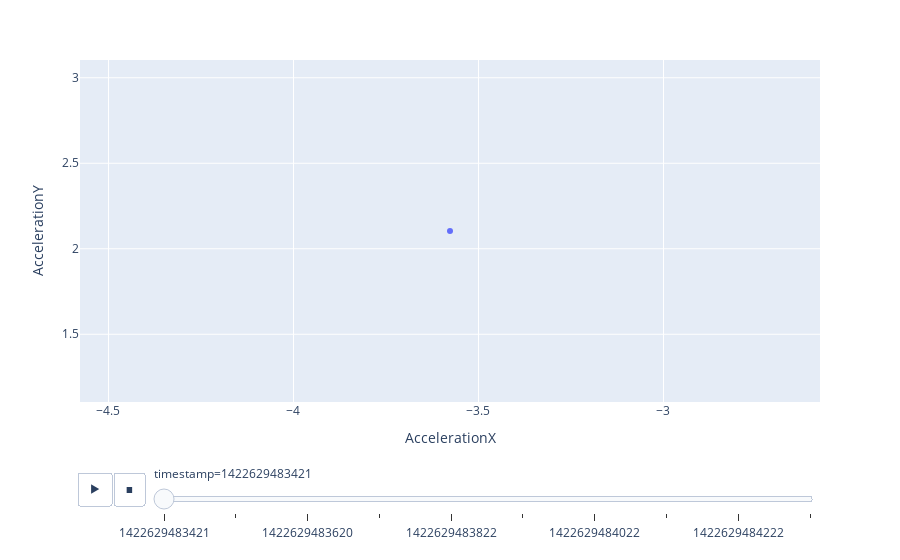

Write notebook code for a chart like this one.
### Code cell
# import plotly.express as px

# # px.scatter(measure1_df[measure1_df.datetime < '2015-02-01'], x="AccelerationX", y="AccelerationY", animation_frame="datetime",
# px.scatter(measure1_df.iloc[:10], x="AccelerationX", y="AccelerationY", animation_frame="timestamp",
#         #    size="pop", color="continent", hover_name="country",
#         #    log_x=True, size_max=55, range_x=[100,100000], range_y=[25,90]
#            )

### Figure 1 — Plotly figure (JSON) as saved in the notebook; plotly's stock layout.template omitted (floating-point values rounded to 4 significant figures)
{"data": [{"hovertemplate": "timestamp=1422629483421<br>AccelerationX=%{x}<br>AccelerationY=%{y}<extra></extra>", "legendgroup": "", "marker": {"color": "#636efa", "symbol": "circle"}, "mode": "markers", "name": "", "orientation": "v", "showlegend": false, "type": "scatter", "x": [-3.577], "xaxis": "x", "y": [2.104], "yaxis": "y"}], "layout": {"legend": {"tracegroupgap": 0}, "margin": {"t": 60}, "sliders": [{"active": 0, "currentvalue": {"prefix": "timestamp="}, "len": 0.9, "pad": {"b": 10, "t": 60}, "steps": [{"args": [["1422629483421"], {"frame": {"duration": 0, "redraw": false}, "fromcurrent": true, "mode": "immediate", "transition": {"duration": 0, "easing": "linear"}}], "label": "1422629483421", "method": "animate"}, {"args": [["1422629483520"], {"frame": {"duration": 0, "redraw": false}, "fromcurrent": true, "mode": "immediate", "transition": {"duration": 0, "easing": "linear"}}], "label": "1422629483520", "method": "animate"}, {"args": [["1422629483620"], {"frame": {"duration": 0, "redraw": false}, "fromcurrent": true, "mode": "immediate", "transition": {"duration": 0, "easing": "linear"}}], "label": "1422629483620", "method": "animate"}, {"args": [["1422629483723"], {"frame": {"duration": 0, "redraw": false}, "fromcurrent": true, "mode": "immediate", "transition": {"duration": 0, "easing": "linear"}}], "label": "1422629483723", "method": "animate"}, {"args": [["1422629483822"], {"frame": {"duration": 0, "redraw": false}, "fromcurrent": true, "mode": "immediate", "transition": {"duration": 0, "easing": "linear"}}], "label": "1422629483822", "method": "animate"}, {"args": [["1422629483922"], {"frame": {"duration": 0, "redraw": false}, "fromcurrent": true, "mode": "immediate", "transition": {"duration": 0, "easing": "linear"}}], "label": "1422629483922", "method": "animate"}, {"args": [["1422629484022"], {"frame": {"duration": 0, "redraw": false}, "fromcurrent": true, "mode": "immediate", "transition": {"duration": 0, "easing": "linear"}}], "label": "1422629484022", "method": "animate"}, {"args": [["1422629484122"], {"frame": {"duration": 0, "redraw": false}, "fromcurrent": true, "mode": "immediate", "transition": {"duration": 0, "easing": "linear"}}], "label": "1422629484122", "method": "animate"}, {"args": [["1422629484222"], {"frame": {"duration": 0, "redraw": false}, "fromcurrent": true, "mode": "immediate", "transition": {"duration": 0, "easing": "linear"}}], "label": "1422629484222", "method": "animate"}, {"args": [["1422629484322"], {"frame": {"duration": 0, "redraw": false}, "fromcurrent": true, "mode": "immediate", "transition": {"duration": 0, "easing": "linear"}}], "label": "1422629484322", "method": "animate"}], "x": 0.1, "xanchor": "left", "y": 0, "yanchor": "top"}], "updatemenus": [{"buttons": [{"args": [null, {"frame": {"duration": 500, "redraw": false}, "fromcurrent": true, "mode": "immediate", "transition": {"duration": 500, "easing": "linear"}}], "label": "&#9654;", "method": "animate"}, {"args": [[null], {"frame": {"duration": 0, "redraw": false}, "fromcurrent": true, "mode": "immediate", "transition": {"duration": 0, "easing": "linear"}}], "label": "&#9724;", "method": "animate"}], "direction": "left", "pad": {"r": 10, "t": 70}, "showactive": false, "type": "buttons", "x": 0.1, "xanchor": "right", "y": 0, "yanchor": "top"}], "xaxis": {"anchor": "y", "domain": [0, 1], "title": {"text": "AccelerationX"}}, "yaxis": {"anchor": "x", "domain": [0, 1], "title": {"text": "AccelerationY"}}}}
